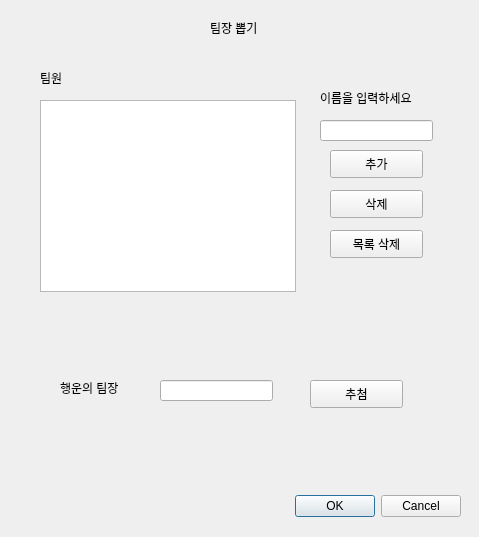
<?xml version="1.0" encoding="UTF-8"?>
<ui version="4.0">
 <class>Gamble</class>
 <widget class="QDialog" name="Gamble">
  <property name="geometry">
   <rect>
    <x>0</x>
    <y>0</y>
    <width>479</width>
    <height>537</height>
   </rect>
  </property>
  <property name="windowTitle">
   <string>팀장 뽑기</string>
  </property>
  <property name="windowIcon">
   <iconset theme="gg">
    <normaloff>.</normaloff>.</iconset>
  </property>
  <widget class="QDialogButtonBox" name="buttonBox">
   <property name="geometry">
    <rect>
     <x>260</x>
     <y>490</y>
     <width>201</width>
     <height>32</height>
    </rect>
   </property>
   <property name="orientation">
    <enum>Qt::Horizontal</enum>
   </property>
   <property name="standardButtons">
    <set>QDialogButtonBox::Cancel|QDialogButtonBox::Ok</set>
   </property>
  </widget>
  <widget class="QLabel" name="label">
   <property name="geometry">
    <rect>
     <x>210</x>
     <y>20</y>
     <width>101</width>
     <height>16</height>
    </rect>
   </property>
   <property name="text">
    <string>팀장 뽑기</string>
   </property>
  </widget>
  <widget class="QLineEdit" name="lineEdit">
   <property name="geometry">
    <rect>
     <x>160</x>
     <y>380</y>
     <width>113</width>
     <height>21</height>
    </rect>
   </property>
  </widget>
  <widget class="QPushButton" name="pushButton">
   <property name="geometry">
    <rect>
     <x>310</x>
     <y>380</y>
     <width>93</width>
     <height>28</height>
    </rect>
   </property>
   <property name="text">
    <string>추첨</string>
   </property>
  </widget>
  <widget class="QListWidget" name="listWidget">
   <property name="geometry">
    <rect>
     <x>40</x>
     <y>100</y>
     <width>256</width>
     <height>192</height>
    </rect>
   </property>
  </widget>
  <widget class="QPushButton" name="pushButtoTMAdd">
   <property name="geometry">
    <rect>
     <x>330</x>
     <y>150</y>
     <width>93</width>
     <height>28</height>
    </rect>
   </property>
   <property name="text">
    <string>추가</string>
   </property>
  </widget>
  <widget class="QLineEdit" name="lineEdit_2">
   <property name="geometry">
    <rect>
     <x>320</x>
     <y>120</y>
     <width>113</width>
     <height>21</height>
    </rect>
   </property>
  </widget>
  <widget class="QPushButton" name="pushButtoTMremove">
   <property name="geometry">
    <rect>
     <x>330</x>
     <y>190</y>
     <width>93</width>
     <height>28</height>
    </rect>
   </property>
   <property name="text">
    <string>삭제</string>
   </property>
  </widget>
  <widget class="QPushButton" name="pushButton_2">
   <property name="geometry">
    <rect>
     <x>330</x>
     <y>230</y>
     <width>93</width>
     <height>28</height>
    </rect>
   </property>
   <property name="text">
    <string>목록 삭제</string>
   </property>
  </widget>
  <widget class="QLabel" name="label_2">
   <property name="geometry">
    <rect>
     <x>40</x>
     <y>70</y>
     <width>64</width>
     <height>15</height>
    </rect>
   </property>
   <property name="text">
    <string>팀원 </string>
   </property>
  </widget>
  <widget class="QLabel" name="label_3">
   <property name="geometry">
    <rect>
     <x>320</x>
     <y>90</y>
     <width>131</width>
     <height>16</height>
    </rect>
   </property>
   <property name="text">
    <string>이름을 입력하세요</string>
   </property>
  </widget>
  <widget class="QLabel" name="label_4">
   <property name="geometry">
    <rect>
     <x>60</x>
     <y>380</y>
     <width>81</width>
     <height>16</height>
    </rect>
   </property>
   <property name="text">
    <string>행운의 팀장</string>
   </property>
  </widget>
 </widget>
 <resources/>
 <connections>
  <connection>
   <sender>buttonBox</sender>
   <signal>accepted()</signal>
   <receiver>Gamble</receiver>
   <slot>accept()</slot>
   <hints>
    <hint type="sourcelabel">
     <x>248</x>
     <y>254</y>
    </hint>
    <hint type="destinationlabel">
     <x>157</x>
     <y>274</y>
    </hint>
   </hints>
  </connection>
  <connection>
   <sender>buttonBox</sender>
   <signal>rejected()</signal>
   <receiver>Gamble</receiver>
   <slot>reject()</slot>
   <hints>
    <hint type="sourcelabel">
     <x>316</x>
     <y>260</y>
    </hint>
    <hint type="destinationlabel">
     <x>286</x>
     <y>274</y>
    </hint>
   </hints>
  </connection>
 </connections>
</ui>
